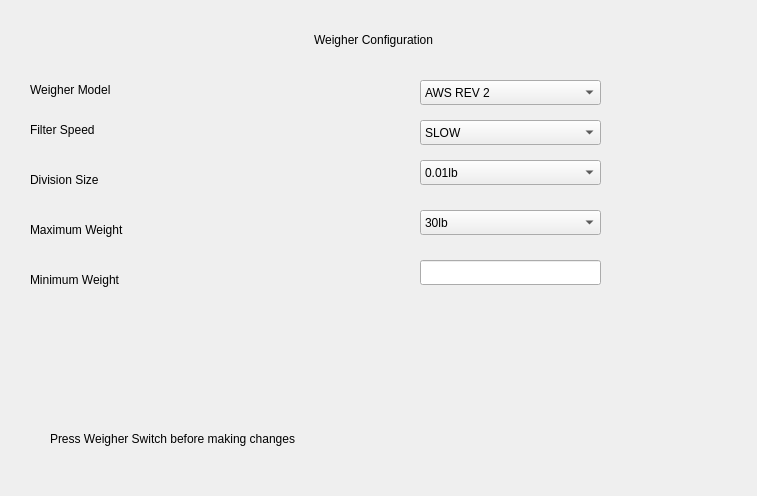
<?xml version="1.0" encoding="UTF-8"?>
<ui version="4.0">
 <class>weighconfig</class>
 <widget class="QDialog" name="weighconfig">
  <property name="geometry">
   <rect>
    <x>0</x>
    <y>0</y>
    <width>757</width>
    <height>496</height>
   </rect>
  </property>
  <property name="windowTitle">
   <string>Dialog</string>
  </property>
  <widget class="QLabel" name="label">
   <property name="geometry">
    <rect>
     <x>314</x>
     <y>30</y>
     <width>161</width>
     <height>20</height>
    </rect>
   </property>
   <property name="text">
    <string>Weigher Configuration</string>
   </property>
  </widget>
  <widget class="QLabel" name="label_2">
   <property name="geometry">
    <rect>
     <x>30</x>
     <y>80</y>
     <width>161</width>
     <height>20</height>
    </rect>
   </property>
   <property name="text">
    <string>Weigher Model</string>
   </property>
  </widget>
  <widget class="QLabel" name="label_3">
   <property name="geometry">
    <rect>
     <x>30</x>
     <y>120</y>
     <width>161</width>
     <height>20</height>
    </rect>
   </property>
   <property name="text">
    <string>Filter Speed</string>
   </property>
  </widget>
  <widget class="QLabel" name="label_4">
   <property name="geometry">
    <rect>
     <x>30</x>
     <y>170</y>
     <width>111</width>
     <height>20</height>
    </rect>
   </property>
   <property name="text">
    <string>Division Size</string>
   </property>
  </widget>
  <widget class="QLabel" name="label_5">
   <property name="geometry">
    <rect>
     <x>30</x>
     <y>220</y>
     <width>131</width>
     <height>20</height>
    </rect>
   </property>
   <property name="text">
    <string>Maximum Weight</string>
   </property>
  </widget>
  <widget class="QLabel" name="label_6">
   <property name="geometry">
    <rect>
     <x>30</x>
     <y>270</y>
     <width>161</width>
     <height>20</height>
    </rect>
   </property>
   <property name="text">
    <string>Minimum Weight</string>
   </property>
  </widget>
  <widget class="QComboBox" name="cmbweighermodel">
   <property name="geometry">
    <rect>
     <x>420</x>
     <y>80</y>
     <width>181</width>
     <height>25</height>
    </rect>
   </property>
   <item>
    <property name="text">
     <string>AWS REV 2</string>
    </property>
   </item>
  </widget>
  <widget class="QComboBox" name="cmbdivisionmodel">
   <property name="geometry">
    <rect>
     <x>420</x>
     <y>160</y>
     <width>181</width>
     <height>25</height>
    </rect>
   </property>
   <item>
    <property name="text">
     <string>0.01lb</string>
    </property>
   </item>
  </widget>
  <widget class="QComboBox" name="cmbmaximumweight">
   <property name="geometry">
    <rect>
     <x>420</x>
     <y>210</y>
     <width>181</width>
     <height>25</height>
    </rect>
   </property>
   <item>
    <property name="text">
     <string>30lb</string>
    </property>
   </item>
  </widget>
  <widget class="QComboBox" name="cmbfilterspeed">
   <property name="geometry">
    <rect>
     <x>420</x>
     <y>120</y>
     <width>181</width>
     <height>25</height>
    </rect>
   </property>
   <item>
    <property name="text">
     <string>SLOW</string>
    </property>
   </item>
  </widget>
  <widget class="QLineEdit" name="lblMinimumweight">
   <property name="geometry">
    <rect>
     <x>420</x>
     <y>260</y>
     <width>181</width>
     <height>25</height>
    </rect>
   </property>
  </widget>
  <widget class="QLabel" name="label_7">
   <property name="geometry">
    <rect>
     <x>50</x>
     <y>430</y>
     <width>581</width>
     <height>17</height>
    </rect>
   </property>
   <property name="text">
    <string>Press Weigher Switch before making changes</string>
   </property>
  </widget>
 </widget>
 <resources/>
 <connections/>
</ui>
